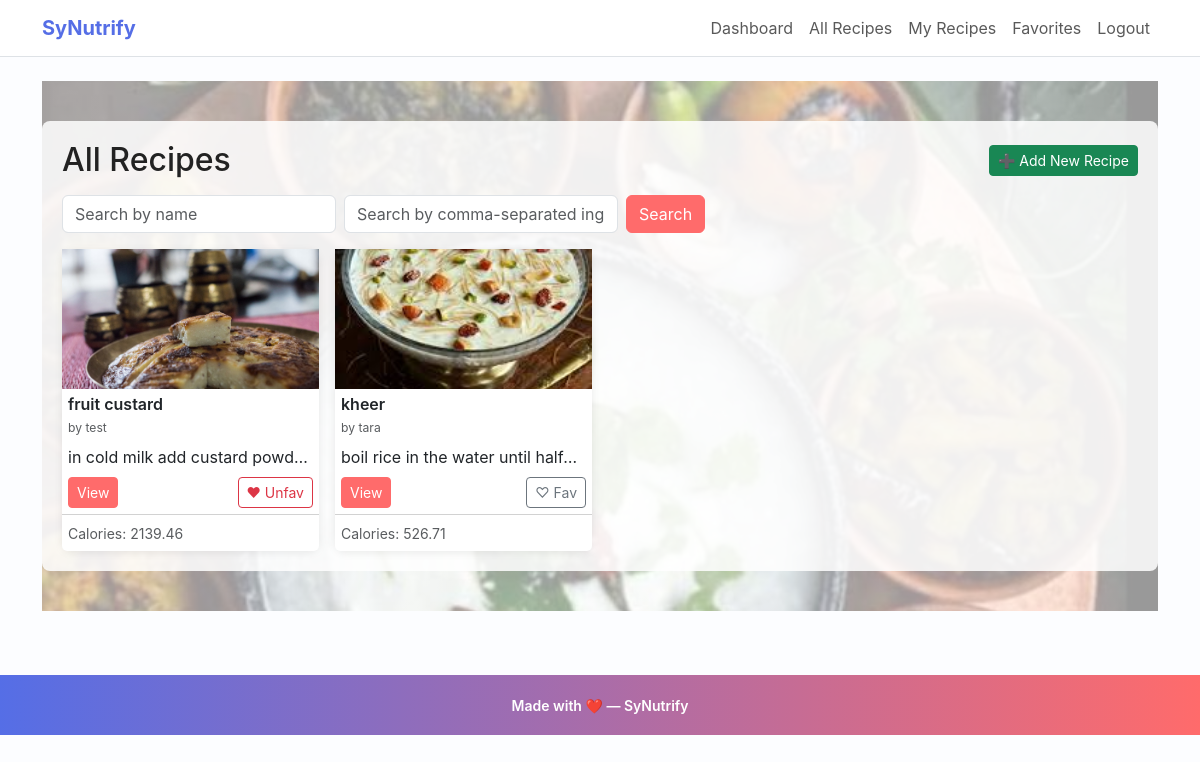
The page /recipes (signed in) on the database its author committed.
### app.py (models this page shows, shortened)
class Recipe(db.Model):
    id = db.Column(db.Integer, primary_key=True)
    title = db.Column(db.String(150), nullable=False)
    image_url = db.Column(db.String(300))        # New: for recipe image
    ingredients = db.Column(db.Text, nullable=False)
    calories = db.Column(db.Float)
    proteins = db.Column(db.Float)
    fats = db.Column(db.Float)
    carbs = db.Column(db.Float)
    fibers = db.Column(db.Float)
    instructions = db.Column(db.Text, nullable=False)
    youtube_url = db.Column(db.String(300))
    user_id = db.Column(db.Integer, db.ForeignKey("user.id"), nullable=False)
    ratings = db.relationship("Rating", backref="recipe", lazy=True)
    comments = db.relationship("Comment", backref="recipe", lazy=True)

class User(db.Model, UserMixin):
    id = db.Column(db.Integer, primary_key=True)
    username = db.Column(db.String(150), unique=True, nullable=False)
    password_hash = db.Column(db.String(128), nullable=False)
    recipes = db.relationship("Recipe", backref="user", lazy=True)
    ratings = db.relationship("Rating", backref="user", lazy=True)
    comments = db.relationship("Comment", backref="user", lazy=True)

### app.py (the view)
@app.route("/recipes")
@login_required
def recipes():
    all_recipes = Recipe.query.all()
    rating_form = RatingForm()
    comment_form = CommentForm()
    return render_template("recipes.html", recipes=all_recipes, rating_form=rating_form, comment_form=comment_form)

### app.py
class RatingForm(FlaskForm):
    score = IntegerField("Rate 1–5", validators=[DataRequired(), NumberRange(min=1, max=5)])
    submit = SubmitField("Submit Rating")

class CommentForm(FlaskForm):
    content = TextAreaField("Add a comment", validators=[DataRequired()])
    submit = SubmitField("Post Comment")

### app.py (called while the page is built)
@login_manager.user_loader
def load_user(user_id):
    return User.query.get(int(user_id))

### templates/recipes.html (shortened to what this page needs)
{% extends "base.html" %}
{% block content %}
  <div class="hero hero--recipes">
    <div class="container overlay">
      <div class="d-flex justify-content-between align-items-center mb-3">
        <h2 class="mb-0">All Recipes</h2>
        <p class="mb-0"><a class="btn btn-sm btn-success" href="{{ url_for('add_recipe') }}">➕ Add New Recipe</a></p>
      </div>
      <form action="{{ url_for('search') }}" method="get" class="row g-2 mb-3">
        <div class="col-auto">
          <input type="text" name="q" class="form-control" placeholder="Search by name" value="{{ request.args.get('q','') }}">
        </div>
        <div class="col-auto">
          <input type="text" name="ingredients" class="form-control" placeholder="Search by comma-separated ingredients" value="{{ request.args.get('ingredients','') }}">
        </div>
        <div class="col-auto">
          <button class="btn btn-primary">Search</button>
        </div>
      </form>
      <div class="row row-cols-1 row-cols-sm-2 row-cols-md-3 row-cols-lg-4 g-3">
        {% for recipe in recipes %}
          <div class="col d-flex">
            <div class="card card-recipe h-100 w-100">
              {% if recipe.image_url %}
                <div style="height:140px; overflow:hidden; display:flex; align-items:center; justify-content:center;">
                  <img src="{{ recipe.image_url }}" class="img-fluid" alt="{{ recipe.title }}">
                </div>
              {% else %}
                <div class="bg-light d-flex align-items-center justify-content-center" style="height:140px;">No image</div>
              {% endif %}
              <div class="card-body d-flex flex-column">
                <h5 class="card-title mb-1">{{ recipe.title }}</h5>
                <p class="text-muted small mb-2">by {{ recipe.user.username if recipe.user else 'Unknown' }}</p>
                <p class="card-text text-truncate mb-2">{{ recipe.description or recipe.instructions[:120] }}</p>
                <div class="mt-auto d-flex justify-content-between align-items-center">
                  <a href="{{ url_for('recipe_detail', recipe_id=recipe.id) }}" class="btn btn-sm btn-primary">View</a>
                  {% if current_user.is_authenticated %}
                    <form action="{{ url_for('favorite_recipe', recipe_id=recipe.id) }}" method="post" class="d-inline">
                      {% if recipe.favorited_by|selectattr('user_id','equalto', current_user.id)|list %}
                        <button type="submit" class="btn btn-sm btn-outline-danger">♥ Unfav</button>
                      {% else %}
                        <button type="submit" class="btn btn-sm btn-outline-secondary">♡ Fav</button>
                      {% endif %}
                    </form>
                  {% endif %}
                </div>
              </div>
              <div class="card-footer bg-white">
                <small class="text-muted">Calories: {{ '%.2f'|format(recipe.calories or 0) }}</small>
              </div>
            </div>
          </div>
        {% endfor %}
      </div>
    </div>
  </div>
{% endblock %}

### static/css/style.css (style rules this page uses)
body { background-color: #f7f8fb; color: #333; }
.card-recipe { max-width: 220px; border-radius: 8px; }
.card-recipe img { height: 130px; object-fit: cover; }
.card { border-radius:10px; }
.card-recipe .card-body { padding: 6px; }
.card-recipe .card-footer { padding: 6px; }
.card-recipe .text-muted.small { font-size:0.76rem; }
.img-fluid { max-width:100%; height:auto; }
.hero { background-repeat:no-repeat; background-size:cover; background-position:center; padding:30px 0; }
.hero--recipes { background-image: url('/images/allrbg.jpg'); }
.hero .overlay { background: rgba(255,255,255,0.85); padding:20px; border-radius:8px; }
:root { --primary:#ff6b6b; --accent:#556ee6; --muted:#6c757d; --card-bg:#ffffff; --page-bg:#fcfdff; }
body { background-color: var(--page-bg); color: #222; font-family: Inter, system-ui, -apple-system, 'Segoe UI', Roboto, 'Helvetica Neue', Arial; }
.card-recipe { background: linear-gradient(180deg, #fff 0%, #fff 60%, #fff); box-shadow: 0 6px 18px rgba(85,110,230,0.06); }
.btn-primary { background: var(--primary); border-color: var(--primary); }
.hero { position: relative; padding: 40px 0; }
.hero .overlay { position: relative; z-index: 2; }
.hero::after { content: ''; position: absolute; inset: 0; background: linear-gradient(180deg, rgba(255,255,255,0.6), rgba(255,255,255,0.6)); z-index:1; }
.hero--recipes { background-image: url('/images/bg2.jpg'); }
.card-recipe { max-width: 260px; margin: 0 auto; border: none; box-shadow: 0 2px 8px rgba(0,0,0,0.08); }
.card-recipe .card-title { font-size: 1rem; font-weight:600; }
.card-recipe img { width:100%; height:auto; }

### rows shown on the page
Recipe: image_url (picture), title "fruit custard", user "test", instructions "in cold milk add custard powd…", shows "♥ Unfav", calories "2139.46"
Recipe: image_url (picture), title "kheer", user "tara", instructions "boil rice in the water until half…", shows "♡ Fav", calories "526.71"
